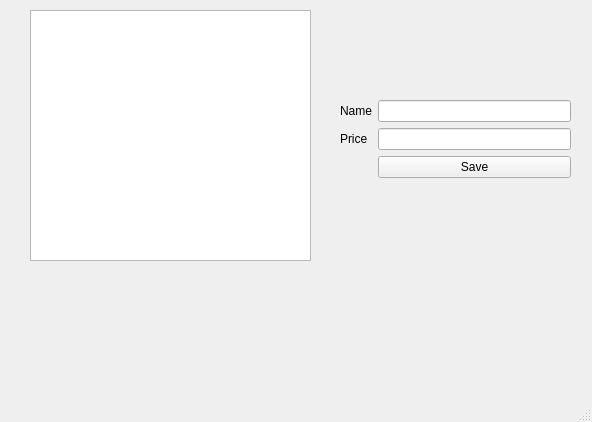
<?xml version="1.0" encoding="UTF-8"?>
<ui version="4.0">
 <class>MainWindow</class>
 <widget class="QMainWindow" name="MainWindow">
  <property name="geometry">
   <rect>
    <x>0</x>
    <y>0</y>
    <width>592</width>
    <height>422</height>
   </rect>
  </property>
  <property name="windowTitle">
   <string>MainWindow</string>
  </property>
  <widget class="QWidget" name="centralwidget">
   <widget class="QTableWidget" name="tableProducts">
    <property name="geometry">
     <rect>
      <x>30</x>
      <y>10</y>
      <width>281</width>
      <height>251</height>
     </rect>
    </property>
   </widget>
   <widget class="QWidget" name="formLayoutWidget">
    <property name="geometry">
     <rect>
      <x>340</x>
      <y>100</y>
      <width>231</width>
      <height>101</height>
     </rect>
    </property>
    <layout class="QFormLayout" name="formLayout">
     <item row="0" column="0">
      <widget class="QLabel" name="label">
       <property name="text">
        <string>Name</string>
       </property>
      </widget>
     </item>
     <item row="0" column="1">
      <widget class="QLineEdit" name="txtName"/>
     </item>
     <item row="1" column="1">
      <widget class="QLineEdit" name="txtPrice"/>
     </item>
     <item row="1" column="0">
      <widget class="QLabel" name="label_2">
       <property name="text">
        <string>Price</string>
       </property>
      </widget>
     </item>
     <item row="2" column="1">
      <widget class="QPushButton" name="btnSave">
       <property name="text">
        <string>Save</string>
       </property>
      </widget>
     </item>
    </layout>
   </widget>
  </widget>
  <widget class="QMenuBar" name="menubar">
   <property name="geometry">
    <rect>
     <x>0</x>
     <y>0</y>
     <width>592</width>
     <height>21</height>
    </rect>
   </property>
  </widget>
  <widget class="QStatusBar" name="statusbar"/>
 </widget>
 <resources/>
 <connections/>
</ui>
